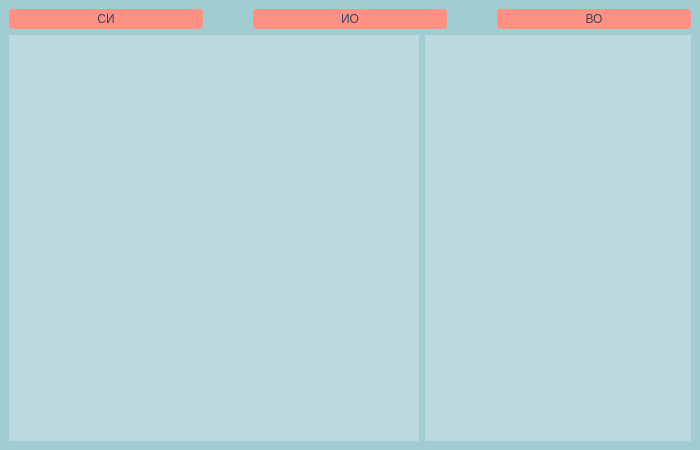
<?xml version="1.0" encoding="UTF-8"?>
<ui version="4.0">
 <class>MainWindow</class>
 <widget class="QMainWindow" name="MainWindow">
  <property name="geometry">
   <rect>
    <x>0</x>
    <y>0</y>
    <width>700</width>
    <height>450</height>
   </rect>
  </property>
  <property name="minimumSize">
   <size>
    <width>700</width>
    <height>450</height>
   </size>
  </property>
  <property name="windowTitle">
   <string>Метролог клиент</string>
  </property>
  <property name="styleSheet">
   <string notr="true">QWidget {
	font: 8pt &quot;Bahnschrift&quot;;
	color: rgb(60, 66, 92);
	background-color: rgb(161, 204, 210);
}

QFrame {
	color: rgb(60, 66, 92);
	background-color: rgba(255, 255, 255, 70);
	border: none;
}

QLineEdit {
	border: 2px solid rgba(255, 255, 255, 70);
	border-radius: 3px;
	color: rgb(60, 66, 92);
	background-color: rgb(161, 204, 210);
}

QLineEdit:hover {
	border: 2px solid rgba(255, 255, 255, 70);
}

QLineEdit:focus {
	border: 2px solid rgb(255, 255, 255);
}

QPushButton {
	font: 12pt &quot;Bahnschrift&quot;;
	border-radius: 3px;
	color: rgb(60, 66, 92);
	background-color: rgb(255, 145, 132);
}

QPushButton:hover {
	font: 12pt &quot;Bahnschrift&quot;;
	border: 1px solid rgb(253, 252, 76);
	border-radius: 3px;
	color: rgb(253, 252, 76);
	background-color: rgb(255, 184, 172);
}

QPushButton:pressed {
	font: 12pt &quot;Bahnschrift&quot;;
	color: rgb(253, 252, 76);
	border: 2px solid rgb(60, 66, 92);
	background-color: rgba(56, 27, 85, 60);
}

QProgressBar:chunk {
	background-color: rgb(255, 145, 132);
    width: 5px;
    margin: 0.5px;
}

QTableView {
	font-size: 12px;
	border: none;
	gridline-color: rgba(255, 255, 255, 70);
	selection-color: rgb(253, 252, 76);
	selection-background-color: rgb(255, 145, 132);
}

QTableWiew:section {
	border: none;
	padding-bottom: 5px;
	padding-top: 5px;
}

QTableWiew:item {
	border-style: none;
}</string>
  </property>
  <widget class="QWidget" name="centralwidget">
   <layout class="QGridLayout" name="gridLayout">
    <item row="0" column="0">
     <layout class="QVBoxLayout" name="verticalLayout_2">
      <item>
       <layout class="QHBoxLayout" name="horizontalLayout_3">
        <property name="spacing">
         <number>50</number>
        </property>
        <item>
         <widget class="QPushButton" name="pushButton_2">
          <property name="minimumSize">
           <size>
            <width>0</width>
            <height>20</height>
           </size>
          </property>
          <property name="text">
           <string>СИ</string>
          </property>
         </widget>
        </item>
        <item>
         <widget class="QPushButton" name="pushButton_3">
          <property name="minimumSize">
           <size>
            <width>0</width>
            <height>20</height>
           </size>
          </property>
          <property name="text">
           <string>ИО</string>
          </property>
         </widget>
        </item>
        <item>
         <widget class="QPushButton" name="pushButton_4">
          <property name="minimumSize">
           <size>
            <width>0</width>
            <height>20</height>
           </size>
          </property>
          <property name="text">
           <string>ВО</string>
          </property>
         </widget>
        </item>
       </layout>
      </item>
      <item>
       <layout class="QHBoxLayout" name="horizontalLayout">
        <item>
         <widget class="QTableView" name="tableView">
          <property name="minimumSize">
           <size>
            <width>410</width>
            <height>0</height>
           </size>
          </property>
          <property name="editTriggers">
           <set>QAbstractItemView::EditTrigger::NoEditTriggers</set>
          </property>
          <property name="selectionMode">
           <enum>QAbstractItemView::SelectionMode::SingleSelection</enum>
          </property>
          <property name="selectionBehavior">
           <enum>QAbstractItemView::SelectionBehavior::SelectRows</enum>
          </property>
          <attribute name="verticalHeaderVisible">
           <bool>false</bool>
          </attribute>
         </widget>
        </item>
        <item>
         <layout class="QVBoxLayout" name="verticalLayout">
          <item>
           <widget class="QPlainTextEdit" name="plainTextEdit">
            <property name="minimumSize">
             <size>
              <width>200</width>
              <height>200</height>
             </size>
            </property>
            <property name="styleSheet">
             <string notr="true">font: 10pt &quot;Times New Roman&quot;;</string>
            </property>
            <property name="readOnly">
             <bool>true</bool>
            </property>
           </widget>
          </item>
         </layout>
        </item>
       </layout>
      </item>
     </layout>
    </item>
   </layout>
  </widget>
 </widget>
 <resources/>
 <connections/>
</ui>
